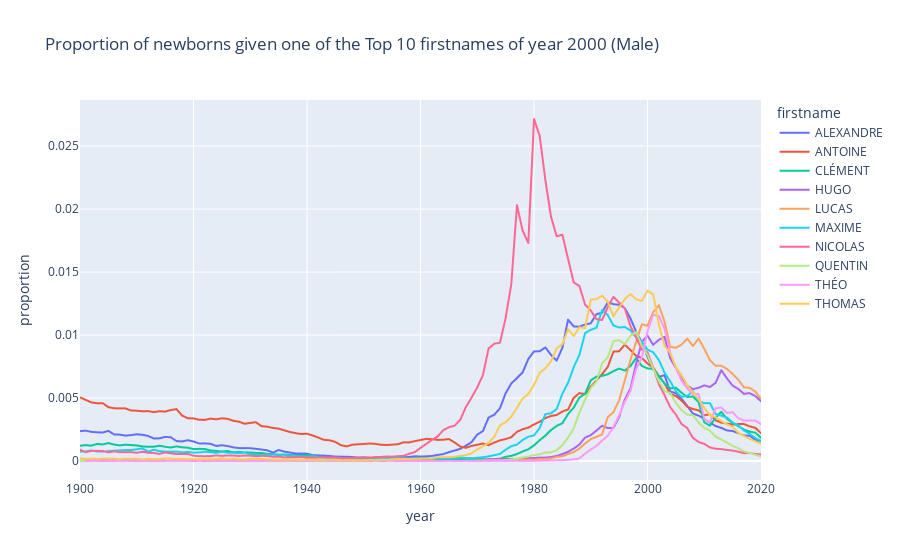

Notebook cell for this chart:
### Code cell
onlytop_m = data[(data['year'].notna()) & (data['gender'] == 'Male') & (data['firstname'].isin(m_popular_names_yr_2000['firstname']))]
onlytop_m = onlytop_m.join(data[data['firstname'] != '_PRENOMS_RARES'].groupby(['year']).sum(), on=['year'], rsuffix='2')
onlytop_m['proportion'] = onlytop_m['count'] / onlytop_m['count2']

onlytop_m

onlytop_m.plot(x='year', y='proportion', color='firstname', title='Proportion of newborns given one of the Top 10 firstnames of year 2000 (Male)')
